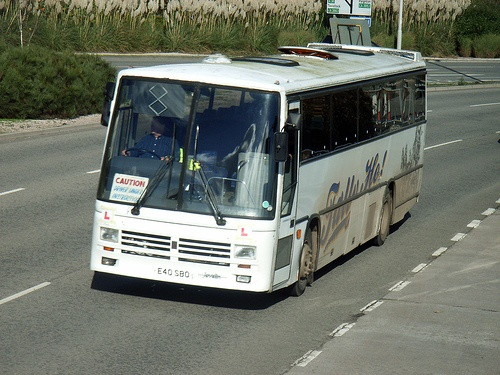
#> input picture caffe/images/000456.jpg, 500 x 375 px
$ jupyter execute --allow-errors image.ipynb   (shell and % lines are left out)
#> lines starting #> are read from the running program, lines starting #| are printed output that depends on the picture
[cell 1]
from mvnc import mvncapi as mvnc
import numpy as np
import cv2
import matplotlib.pyplot as plt

[cell 2]
GRAPH = 'graph_caffe'
IMAGE = 'images/000456.jpg'
CLASSES = ('background',
           'aeroplane', 'bicycle', 'bird', 'boat',
           'bottle', 'bus', 'car', 'cat', 'chair',
           'cow', 'diningtable', 'dog', 'horse',
           'motorbike', 'person', 'pottedplant',
           'sheep', 'sofa', 'train', 'tvmonitor')

input_size = (300,300)

#> (a cell that did not finish here is left out)

#> (a cell that did not finish here is left out)

[cell 5]
#image preprocessing
def preprocess(src):
    img = cv2.resize(src, input_size)
    #normalization
    img = img - 127.5
    img = img * 0.007843
    return img.astype(np.float16)

[cell 6]
#graph => load the iamge to it,return a prediction
image = cv2.imread(IMAGE)
#> image is the input picture: shape (375, 500, 3); mean B, G, R 104.4, 115, 109.5
height,width = image.shape[:2]
#> height = 375; width = 500
# print(height,width)
# h_factor = height/input_size[0]
# w_factor = width/input_size[1]

image_pro = preprocess(image)
#> in preprocess, `img = cv2.resize(src, input_size)`:
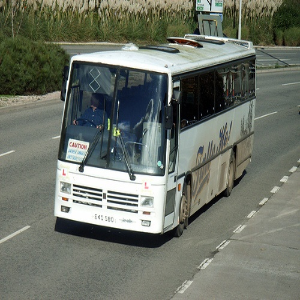
#> img: shape (300, 300, 3); mean B, G, R 104.3, 114.9, 109.4
# print(image_pro.shape[:2])
#> (the rest of this cell did not finish here and is left out)


$ run again, with caffe/images/000001.jpg copied over caffe/images/000456.jpg
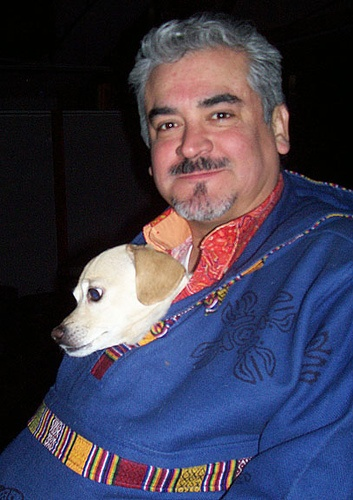
#> input picture caffe/images/000001.jpg, 353 x 500 px
#> image is the input picture: shape (500, 353, 3); mean B, G, R 80.9, 60.9, 63.6
#> in preprocess, `img = cv2.resize(src, input_size)`:
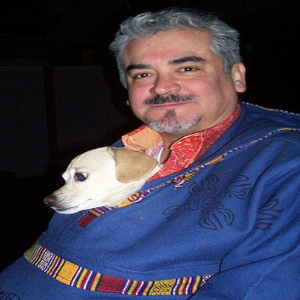
#> img: shape (300, 300, 3); mean B, G, R 80.8, 60.8, 63.5

$ run again, with caffe/images/000067.jpg copied over caffe/images/000456.jpg
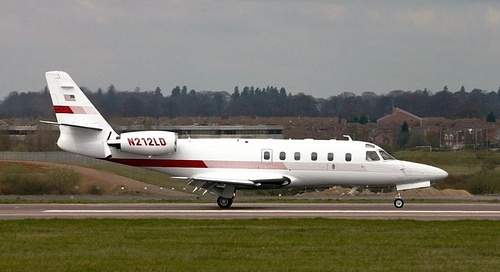
#> input picture caffe/images/000067.jpg, 500 x 272 px
#> image is the input picture: shape (272, 500, 3); mean B, G, R 103.7, 117.7, 121.1
#> in preprocess, `img = cv2.resize(src, input_size)`:
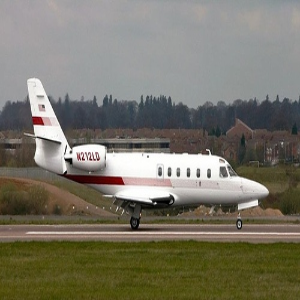
#> img: shape (300, 300, 3); mean B, G, R 103.6, 117.6, 121

$ run again, with caffe/images/000542.jpg copied over caffe/images/000456.jpg
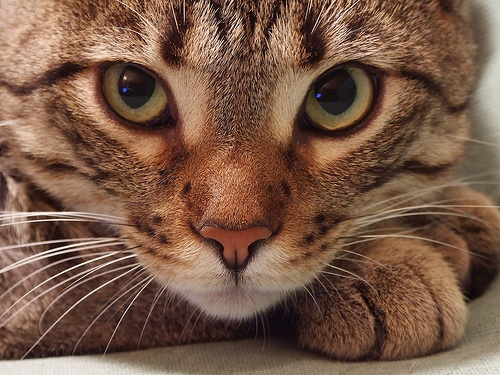
#> input picture caffe/images/000542.jpg, 500 x 375 px
#> image is the input picture: shape (375, 500, 3); mean B, G, R 70.8, 88.9, 120.9
#> in preprocess, `img = cv2.resize(src, input_size)`:
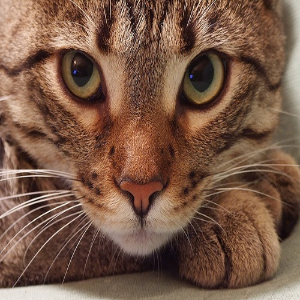
#> img: shape (300, 300, 3); mean B, G, R 70.7, 88.8, 120.9
